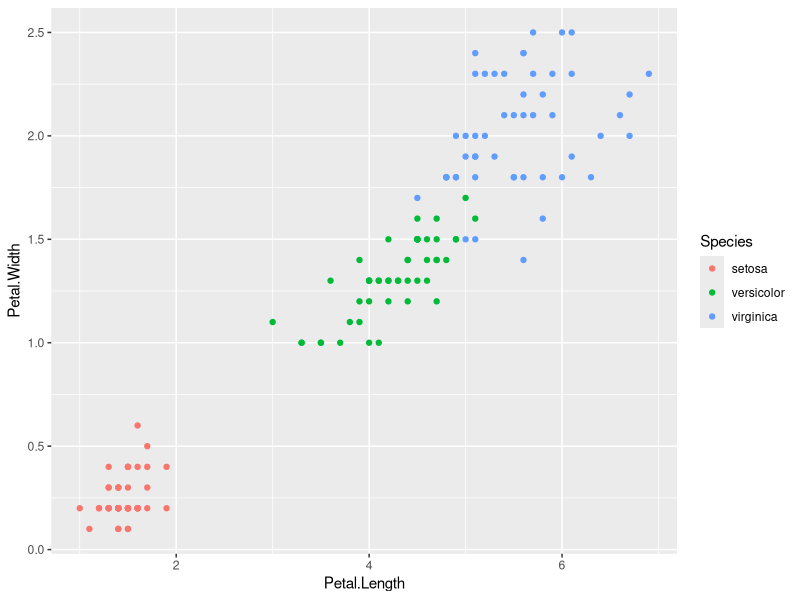
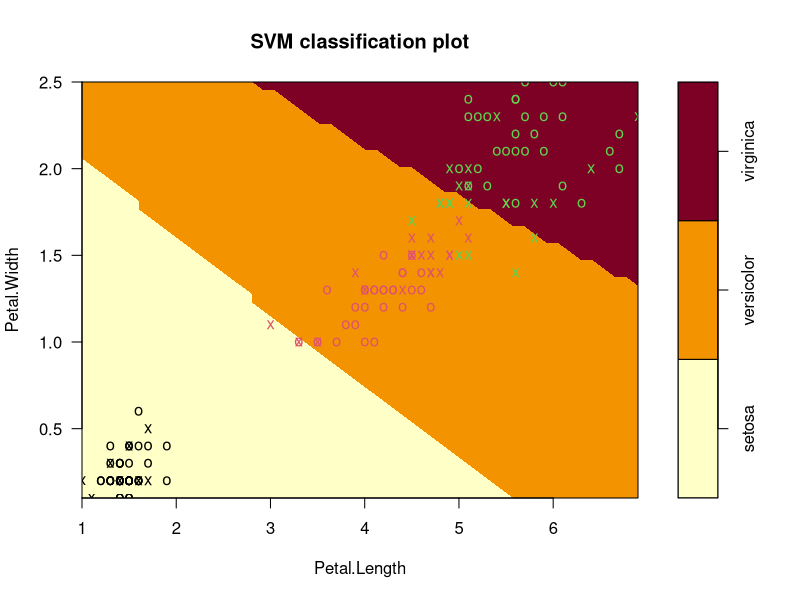
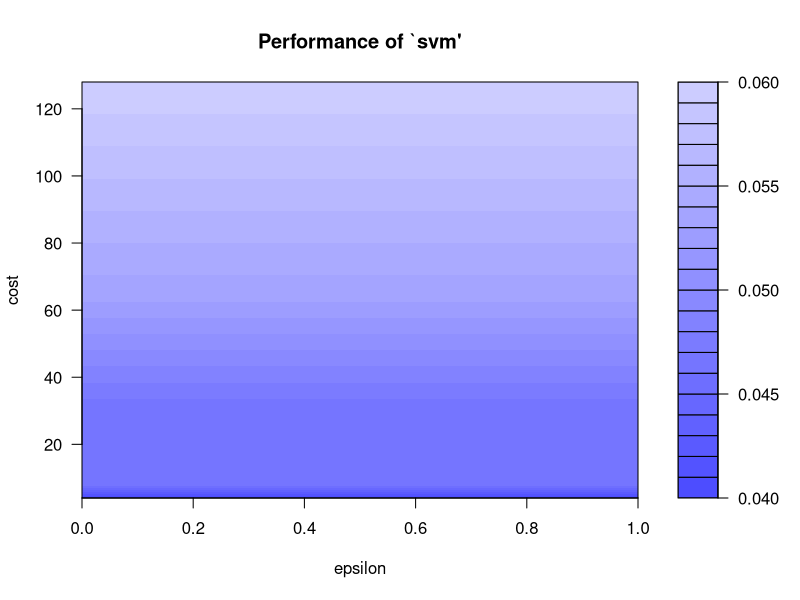
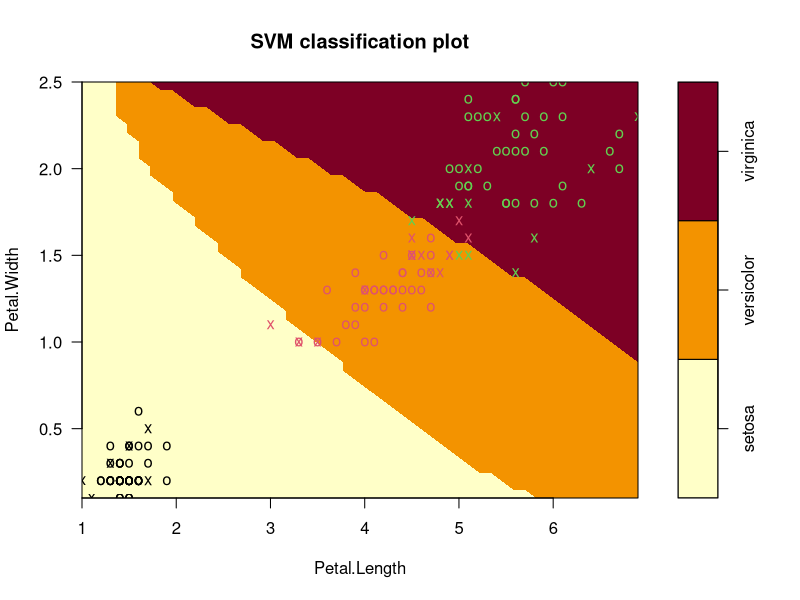

These figures' R source, in order:

# Data

data(iris)

str(iris)

library(ggplot2)

qplot(Petal.Length, Petal.Width, data = iris,
      color = Species)


# Support Vector Machine

library(e1071)

mymodel <- svm(Species~., data = iris, kernel = "radial")

summary(mymodel)

plot(mymodel, data = iris,
     Petal.Width~Petal.Length,
     slice = list(Sepal.Width = 3, Sepal.Length = 4))


# Tuning

set.seed(123)

tmodel <- tune(svm, Species~., data = iris, 
     ranges = list(epsilon = seq(0,1,0.1), cost = 2^(2:7)))

plot(tmodel)

summary(tmodel)


# Best model

mymodel <- tmodel$best.model

summary(mymodel)

plot(mymodel, data = iris, 
     Petal.Width~Petal.Length,
     slice = list(Sepal.Width = 3, Sepal.Length = 4))


# Confusion Matrix and Misclassification Error

pred <- predict(mymodel, iris)

tab <- table(Predicted = pred, Actual = iris$Species)

tab 

1- sum(diag(tab))/sum(tab)

